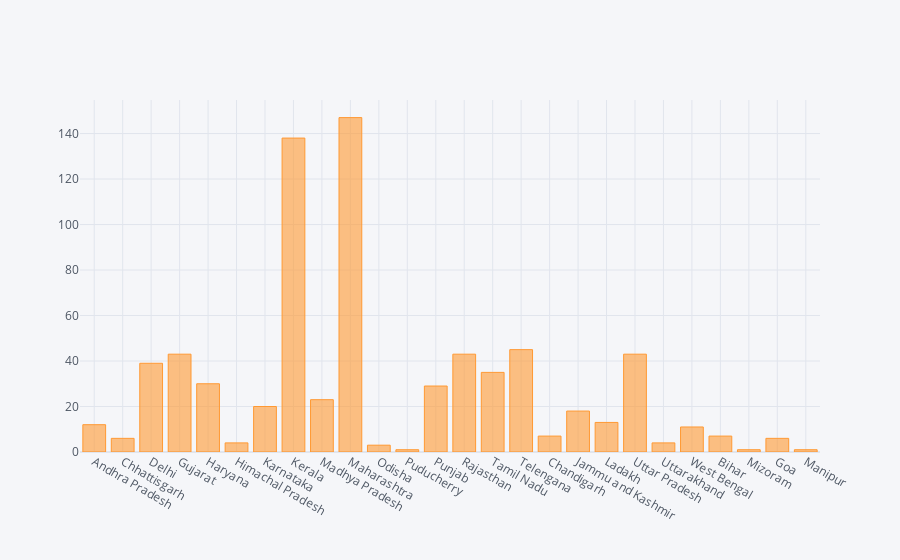

The notebook cell saved with this chart:
### Code cell
df.iplot(kind = 'bar', x = 'Name of State / UT' , y = 'Total Cases'  )

### Figure 1 — Plotly figure (JSON) as saved in the notebook; plotly's stock layout.template omitted (floating-point values rounded to 4 significant figures)
{"data": [{"marker": {"color": "rgba(255, 153, 51, 0.6)", "line": {"color": "rgba(255, 153, 51, 1.0)", "width": 1}}, "name": "Total Cases", "orientation": "v", "text": "", "type": "bar", "x": ["Andhra Pradesh", "Chhattisgarh", "Delhi", "Gujarat", "Haryana", "Himachal Pradesh", "Karnataka", "Kerala", "Madhya Pradesh", "Maharashtra", "Odisha", "Puducherry", "Punjab", "Rajasthan", "Tamil Nadu", "Telengana", "Chandigarh", "Jammu and Kashmir", "Ladakh", "Uttar Pradesh", "Uttarakhand", "West Bengal", "Bihar", "Mizoram", "Goa", "Manipur"], "y": [12, 6, 39, 43, 30, 4, 20, 138, 23, 147, 3, 1, 29, 43, 35, 45, 7, 18, 13, 43, 4, 11, 7, 1, 6, 1]}], "layout": {"legend": {"bgcolor": "#F5F6F9", "font": {"color": "#4D5663"}}, "paper_bgcolor": "#F5F6F9", "plot_bgcolor": "#F5F6F9", "title": {"font": {"color": "#4D5663"}}, "xaxis": {"gridcolor": "#E1E5ED", "showgrid": true, "tickfont": {"color": "#4D5663"}, "title": {"font": {"color": "#4D5663"}, "text": ""}, "zerolinecolor": "#E1E5ED"}, "yaxis": {"gridcolor": "#E1E5ED", "showgrid": true, "tickfont": {"color": "#4D5663"}, "title": {"font": {"color": "#4D5663"}, "text": ""}, "zerolinecolor": "#E1E5ED"}}}
